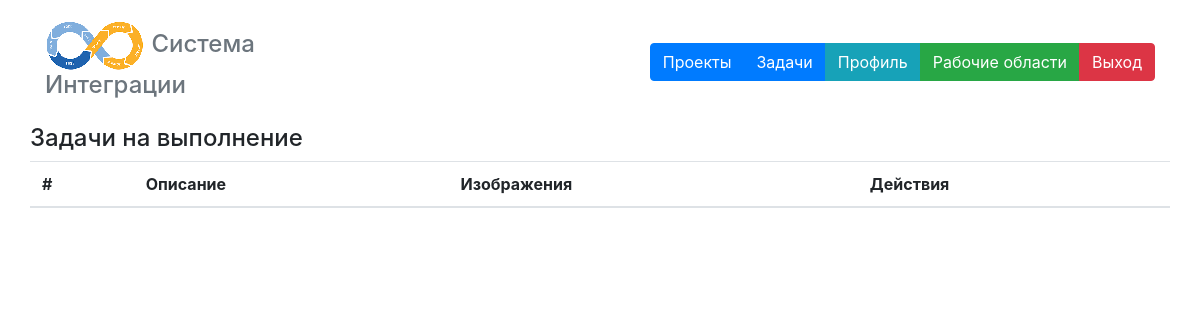
The app's page /tasks (signed in), older data.
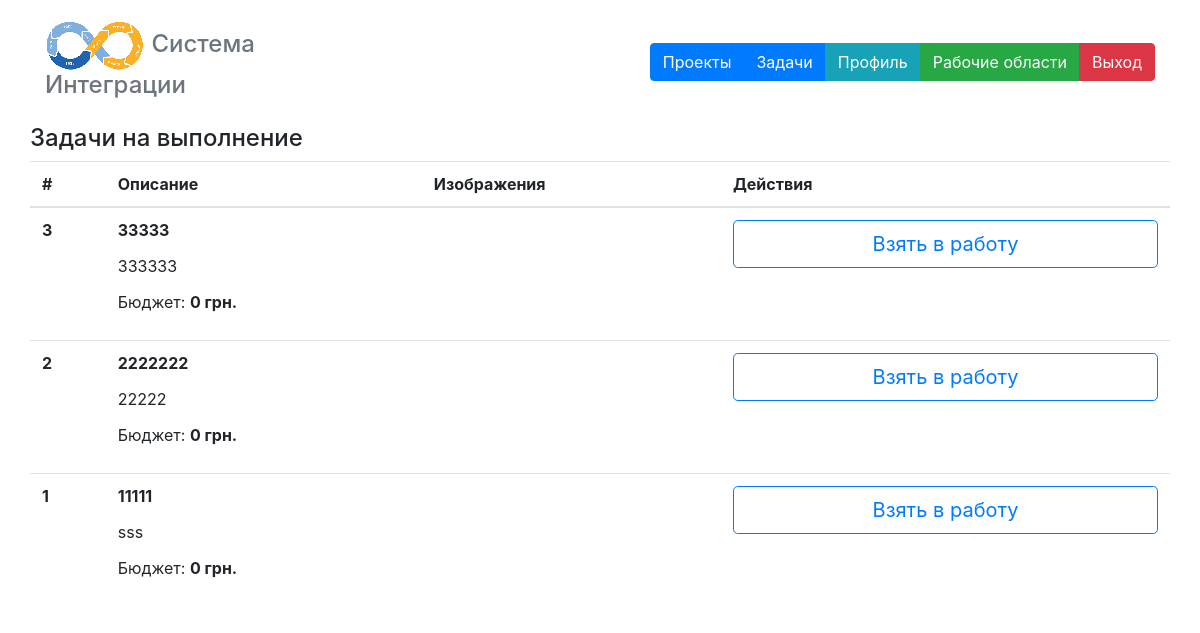
The same page, newer data.
### main/models.py (models this page shows, shortened)
class Task(models.Model):
    TYPE = (
        ("бекенд", "бекенд"),
        ("фронтенд", "фронтенд"),
    )
    HARD = (
        ("простая", "простая"),
        ("средняя", "средняя"),
        ("сложная", "сложная"),
    )
    title = models.CharField(max_length=250)
    type = models.CharField(max_length=50, choices=TYPE, default='фронтенд')
    hard = models.CharField(max_length=50, choices=TYPE, default='простая')
    project = models.ForeignKey('project.Project', on_delete=models.CASCADE)
    desc = models.TextField()
    is_done = models.BooleanField(default=False)
    budget = models.IntegerField(default=0)

### main/views.py (the view)
# urls.py: path('tasks', tasks),
def tasks(request):
    if not request.user.is_authenticated:
        return redirect('/')
    tasks = Task.objects.filter(is_done=False).order_by('-id')
    return render(request, 'tasks.html', {"tasks": tasks})

### templates/tasks.html (shortened to what this page needs)
 {% extends 'base.html' %}
 {% block content %}
 <h4>Задачи на выполнение</h4>
 <table class="table">
  <thead>
    <tr>
      <th scope="col">#</th>
      <th scope="col">Описание</th>
      <th scope="col">Изображения</th>
      <th scope="col">Действия</th>
    </tr>
  </thead>
  <tbody>
  {% for task in tasks %}
    <tr>
      <th scope="row">{{ task.id }}</th>
      <td>
            <p slyle="font-weight: strong"><strong>{{ task.title }}</strong></p>
            <p>{{ task.desc }}</p>
            <p>
              Бюджет: <strong>{{ task.budget }} грн.</strong>
            </p>
      </td>
      <td>
      </td>
      <td>
        <a class="btn btn-lg btn-outline-primary btn-block" href="/task/take/{{ task.id }}">Взять в работу</a>
      </td>
    </tr>
   {% endfor %}
  </tbody>
</table>
 {% endblock %}

### templates/base.html (shortened to what this page needs)
<html lang="en">
<head>
<link rel="stylesheet" href="https://stackpath.bootstrapcdn.com/bootstrap/4.1.3/css/bootstrap.min.css">
    <link rel="stylesheet" href="/static/css/custom.css" >
</head>
<body>
    <div class="container">
      <header class="blog-header py-3 ">
        <div class="row flex-nowrap justify-content-between align-items-center">
          <div class="col-4 pt-1">
            <h4><a class="text-muted" href="/">
              <img src="/static/images/logo.png" />
              Система Интеграции</a></h4>
          </div>
          <div class="col-4 text-center">
          </div>
          <div class="col-4 d-flex justify-content-end align-items-center">
           {% if not user.is_authenticated %}
            <a class="btn btn-sm btn-outline-secondary" href="{% url 'social:begin' 'google-oauth2' %}">Вход</a>
            {% else %}
            <div class="btn-group" role="group" aria-label="Basic example">
            <a class="btn btn-primary" href="/project/list">Проекты</a>
            <a class="btn btn-primary" href="/tasks">Задачи</a>
            <a class="btn btn-info" href="/profile">Профиль</a>
            <a class="btn btn-success" href="/env/list">Рабочие области</a>
            <a class="btn btn-danger" href="/logout">Выход</a>
            </div>
            {% endif %}
          </div>
        </div>
      </header>
    </div>
    <div class="container">
        <div class="row">
            {% block content %} {% endblock %}
        </div>
    </div>
</body>
</html>

Row changes from the older to the newer data that the page shows:
added Task: id "3", title "33333", desc "333333", budget "0"
added Task: id "2", title "2222222", desc "22222", budget "0"
added Task: id "1", title "11111", desc "sss", budget "0"
